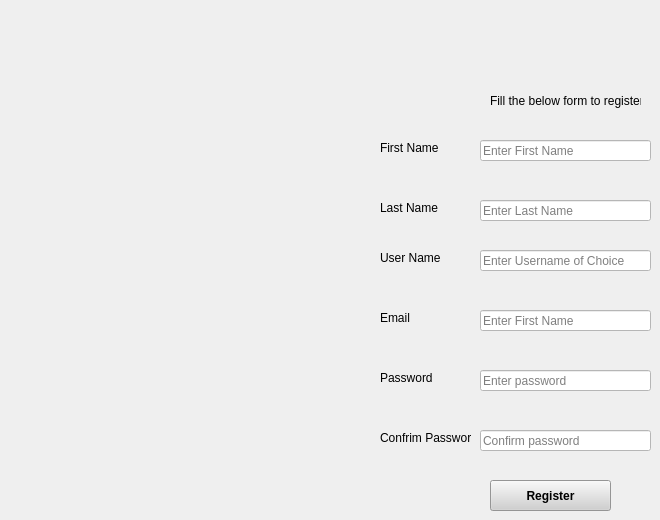
    <widget class="QWidget" name="tab_2">
     <attribute name="title">
      <string>Page</string>
     </attribute>
     <widget class="QLabel" name="label_16">
      <property name="geometry">
       <rect>
        <x>380</x>
        <y>370</y>
        <width>61</width>
        <height>16</height>
       </rect>
      </property>
      <property name="text">
       <string>Password</string>
      </property>
     </widget>
     <widget class="QPushButton" name="pushButton_10">
      <property name="geometry">
       <rect>
        <x>490</x>
        <y>480</y>
        <width>121</width>
        <height>31</height>
       </rect>
      </property>
      <property name="font">
       <font>
        <weight>75</weight>
        <bold>true</bold>
       </font>
      </property>
      <property name="styleSheet">
       <string notr="true">background-color: rgb(208, 208, 208);</string>
      </property>
      <property name="text">
       <string>Register</string>
      </property>
     </widget>
     <widget class="QLineEdit" name="lineEdit_18">
      <property name="geometry">
       <rect>
        <x>480</x>
        <y>140</y>
        <width>171</width>
        <height>21</height>
       </rect>
      </property>
      <property name="toolTip">
       <string/>
      </property>
      <property name="styleSheet">
       <string notr="true">background-color: rgb(255, 255, 255);</string>
      </property>
      <property name="placeholderText">
       <string>Enter First Name</string>
      </property>
     </widget>
     <widget class="QLineEdit" name="lineEdit_17">
      <property name="geometry">
       <rect>
        <x>480</x>
        <y>200</y>
        <width>171</width>
        <height>21</height>
       </rect>
      </property>
      <property name="toolTip">
       <string/>
      </property>
      <property name="styleSheet">
       <string notr="true">background-color: rgb(255, 255, 255);</string>
      </property>
      <property name="placeholderText">
       <string>Enter Last Name</string>
      </property>
     </widget>
     <widget class="QLineEdit" name="lineEdit_8">
      <property name="geometry">
       <rect>
        <x>480</x>
        <y>370</y>
        <width>171</width>
        <height>21</height>
       </rect>
      </property>
      <property name="toolTip">
       <string/>
      </property>
      <property name="styleSheet">
       <string notr="true">background-color: rgb(255, 255, 255);</string>
      </property>
      <property name="text">
       <string/>
      </property>
      <property name="echoMode">
       <enum>QLineEdit::Password</enum>
      </property>
      <property name="placeholderText">
       <string>Enter password</string>
      </property>
     </widget>
     <widget class="QLabel" name="label_33">
      <property name="geometry">
       <rect>
        <x>380</x>
        <y>140</y>
        <width>61</width>
        <height>16</height>
       </rect>
      </property>
      <property name="text">
       <string>First Name</string>
      </property>
     </widget>
     <widget class="QLabel" name="label_32">
      <property name="geometry">
       <rect>
        <x>380</x>
        <y>200</y>
        <width>61</width>
        <height>16</height>
       </rect>
      </property>
      <property name="text">
       <string>Last Name</string>
      </property>
     </widget>
     <widget class="QLineEdit" name="lineEdit_9">
      <property name="geometry">
       <rect>
        <x>480</x>
        <y>310</y>
        <width>171</width>
        <height>21</height>
       </rect>
      </property>
      <property name="toolTip">
       <string/>
      </property>
      <property name="styleSheet">
       <string notr="true">background-color: rgb(255, 255, 255);</string>
      </property>
      <property name="placeholderText">
       <string>Enter First Name</string>
      </property>
     </widget>
     <widget class="QLineEdit" name="lineEdit_7">
      <property name="geometry">
       <rect>
        <x>480</x>
        <y>250</y>
        <width>171</width>
        <height>21</height>
       </rect>
      </property>
      <property name="toolTip">
       <string/>
      </property>
      <property name="styleSheet">
       <string notr="true">background-color: rgb(255, 255, 255);</string>
      </property>
      <property name="placeholderText">
       <string>Enter Username of Choice</string>
      </property>
     </widget>
     <widget class="QLabel" name="label_15">
      <property name="geometry">
       <rect>
        <x>380</x>
        <y>310</y>
        <width>61</width>
        <height>16</height>
       </rect>
      </property>
      <property name="text">
       <string>Email</string>
      </property>
     </widget>
     <widget class="QLineEdit" name="lineEdit_10">
      <property name="geometry">
       <rect>
        <x>480</x>
        <y>430</y>
        <width>171</width>
        <height>21</height>
       </rect>
      </property>
      <property name="toolTip">
       <string/>
      </property>
      <property name="styleSheet">
       <string notr="true">background-color: rgb(255, 255, 255);</string>
      </property>
      <property name="text">
       <string/>
      </property>
      <property name="echoMode">
       <enum>QLineEdit::Password</enum>
      </property>
      <property name="placeholderText">
       <string>Confirm password</string>
      </property>
     </widget>
     <widget class="QLabel" name="label_14">
      <property name="geometry">
       <rect>
        <x>380</x>
        <y>250</y>
        <width>61</width>
        <height>16</height>
       </rect>
      </property>
      <property name="text">
       <string>User Name</string>
      </property>
     </widget>
     <widget class="QLabel" name="label_17">
      <property name="geometry">
       <rect>
        <x>380</x>
        <y>430</y>
        <width>91</width>
        <height>16</height>
       </rect>
      </property>
      <property name="text">
       <string>Confrim Password</string>
      </property>
     </widget>
     <widget class="QLabel" name="label_36">
      <property name="geometry">
       <rect>
        <x>490</x>
        <y>90</y>
        <width>151</width>
        <height>21</height>
       </rect>
      </property>
      <property name="text">
       <string>Fill the below form to register</string>
      </property>
     </widget>
    </widget>
